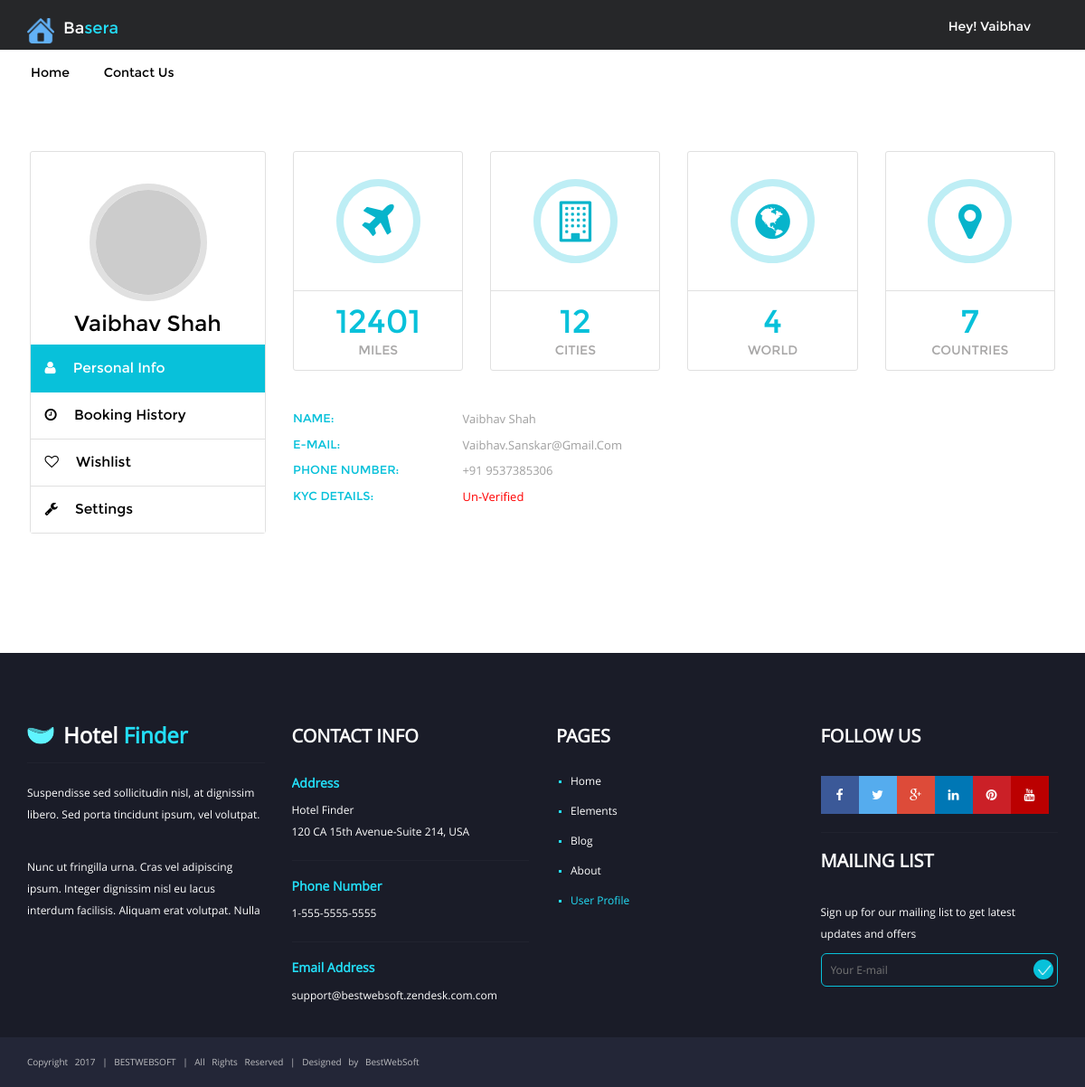
Screenshot of /user-page.php (signed in) with the database file from the repository.
### tables this page shows
CREATE TABLE `customer_master` (
  `CustId` int(11) NOT NULL,
  `CustFirstName` varchar(150) NOT NULL,
  `CustLastName` varchar(150) NOT NULL,
  `CustEmail` varchar(150) NOT NULL,
  `CustPassword` text NOT NULL,
  `CustNumber` bigint(10) NOT NULL,
  `CustKYC` text DEFAULT NULL,
  `KYC_Status` int(1) NOT NULL,
  `CustomerRegistrationDate` datetime NOT NULL DEFAULT current_timestamp()
);

### Maincontroller.php (called while the page is built, shortened)
<?php
class Maincontroller
{
	private $hostName = "localhost";
	private $userName = "root";
	private $password = "";
	private $DBname = "basera";
	private $con;
	public function Connection()
	{
		$this->con = mysqli_connect($this->hostName, $this->userName, $this->password, $this->DBname);
		return $this->con;
	}
	public function DisplayCustomer($id)
	{
		$query  = "SELECT * FROM customer_master WHERE CustId = '$id'";
		$sql    = mysqli_query($this->con, $query);
		$result = mysqli_fetch_assoc($sql);
		return $result;
	}
}
?>

### user-page.php (the view, shortened to what this page needs)
<?php
require_once('Maincontroller.php');
$controller = new Maincontroller();
$data = $controller->DisplayCustomer($_SESSION['CustId']);
?>
<!DOCTYPE html>
<html lang="en">
<head>
	<link href="css/bootstrap.min.css" rel="stylesheet" />
	<link href="css/style.css" rel="stylesheet" />
	<link href="css/ie.css" rel="stylesheet" />
	<link href="css/font-awesome.min.css" rel="stylesheet" />
	<link href="css/jquery-ui.css" rel="stylesheet" />
	<link href="css/owl.carousel.css" rel="stylesheet" />
</head>
<body>
<div class="htlfndr-wrapper htlfndr-user-page">
	<header>
		<?php include('header1.php');?>
		<div class="htlfndr-under-header">
			<nav class="navbar navbar-default">
				<div class="container">
					<div class="collapse navbar-collapse" id="htlfndr-main-nav">
						<ul class="nav navbar-nav">
							<li>
								<a href="index.php">home</a>
							</li>
							<li>
								<a href="contact-us.php">Contact us</a>
							</li>
						</ul>
					</div>
				</div>
			</nav>
		</div>
	</header>
	<div class="container">
		<main id="htlfndr-main-content" role="main">
			<div class="row htlfndr-user-tabs htlfndr-credit-card-page">
				<div class="htlfndr-user-person-navigation-wrapper col-sm-4 col-md-3">
					<div class="htlfndr-user-person-navigation">
						<div class="htlfndr-user-avatar">
							<img src="http://placehold.it/130x130" alt="user avatar"/>
						</div>
						<h3 class="htlfndr-user-name"><?php echo $data['CustFirstName'];
								echo $data['CustLastName'];?></h3>
						<ul role="tablist">
							<li><a href="#htlfndr-user-tab-1"><i class="fa fa-user"></i> personal info</a></li>
							<li><a href="#htlfndr-user-tab-2"><i class="fa fa-clock-o"></i> booking history</a></li>
							<li><a href="#htlfndr-user-tab-4"><i class="fa fa-heart-o"></i> wishlist</a></li>
							<li><a href="#htlfndr-user-tab-5"><i class="fa fa-wrench"></i> settings</a></li>
						</ul>
					</div>
				</div>
				<div class="htlfndr-user-panel col-sm-8 col-md-9 htlfndr-info-page">
					<div id="htlfndr-user-tab-1" class="htlfndr-description-table">
						<div class="row htlfndr-counters">
							<div class="col-md-3 col-sm-6">
								<div class="htlfndr-counter-block">
									<div class="htlfndr-icon-holder"><i class="fa fa-plane"></i></div>
									<dl class="htlfndr-counter-numbers">
										<dt class="htlfndr-count">12467</dt>
										<dd>miles</dd>
									</dl>
								</div>
							</div>
							<div class="col-md-3 col-sm-6">
								<div class="htlfndr-counter-block">
									<div class="htlfndr-icon-holder"><i class="fa fa-building-o"></i></div>
									<dl class="htlfndr-counter-numbers">
										<dt class="htlfndr-count">12</dt>
										<dd>cities</dd>
									</dl>
								</div>
							</div>
							<div class="col-md-3 col-sm-6">
								<div class="htlfndr-counter-block">
									<div class="htlfndr-icon-holder"><i class="fa fa-globe"></i></div>
									<dl class="htlfndr-counter-numbers">
										<dt class="htlfndr-count">4%</dt>
										<dd>world</dd>
									</dl>
								</div>
							</div>
							<div class="col-md-3 col-sm-6">
								<div class="htlfndr-counter-block">
									<div class="htlfndr-icon-holder"><i class="fa fa-map-marker"></i></div>
									<dl class="htlfndr-counter-numbers">
										<dt class="htlfndr-count">7</dt>
										<dd>countries</dd>
									</dl>
								</div>
							</div>
						</div>
						<table class="htlfndr-personal-info-table">
							<tr>
								<th class="htlfndr-scope-row">name:</th>
								<td><?php echo $data['CustFirstName'];
								echo $data['CustLastName'];?></td>
							</tr>
							<tr>
								<th class="htlfndr-scope-row">e-mail:</th>
								<td><?php echo $data['CustEmail'];?></td>
							</tr>
							<tr>
								<th class="htlfndr-scope-row">phone number:</th>
								<td>+91 <?php echo $data['CustNumber'];?></td>
							</tr>
							<tr>
								<th class="htlfndr-scope-row">KYC Details:</th>
								<td>
									<?php
									if($data['KYC_Status'] == 0)
									{
										echo "<font color='red'> Un-Verified </font>";
									}
									else
									{
										echo "<font color='green'> Verified </font>";
									}
									?>
								</td>
							</tr>
						</table>
					</div>
				</div>
			</div>
		</main>
	</div>
	<footer class="htlfndr-footer">
		<div class="widget-wrapper">
			<div class="container">
				<div class="row">
					<aside class="col-xs-12 col-sm-6 col-md-3 htlfndr-widget-column">
						<div class="widget">
							<a class="htlfndr-logo navbar-brand" href="#">
								<img src="images/logo.png" height="20" width="30" alt="Logo" />
								<p class="htlfndr-logo-text">hotel <span>finder</span></p>
							</a>
							<hr />
							<p>Suspendisse sed sollicitudin nisl, at dignissim libero. Sed porta tincidunt ipsum, vel volutpat.</p>
							<br />
							<p>Nunc ut fringilla urna. Cras vel adipiscing ipsum. Integer dignissim nisl eu lacus interdum facilisis. Aliquam erat volutpat. Nulla</p>
						</div>
					</aside>
					<aside class="col-xs-12 col-sm-6 col-md-3 htlfndr-widget-column">
						<div class="widget">
							<h3 class="widget-title">contact info</h3>
							<h5>address</h5>
							<p>Hotel Finder	<br />120 CA 15th Avenue-Suite 214, USA</p>
							<hr />
							<h5>phone number</h5>
							<p>1-555-5555-5555</p>
							<hr />
							<h5>email address</h5>
							<p>support@bestwebsoft.zendesk.com.com</p>
						</div>
					</aside>
					<aside class="col-xs-12 col-sm-6 col-md-3 htlfndr-widget-column">
						<div class="widget">
							<h3 class="widget-title">pages</h3>
							<ul class="menu">
								<li class="menu-item"><a href="index.php">home</a></li>
								<li class="menu-item"><a href="elements.php">elements</a></li>
								<li class="menu-item"><a href="blog-index.php">blog</a></li>
								<li class="menu-item"><a href="about-us.php">about</a></li>
								<li class="menu-item active"><a href="user-page.php">user profile</a></li>
							</ul>
						</div>
					</aside>
					<aside class="col-xs-12 col-sm-6 col-md-3 htlfndr-widget-column">
						<div class="widget">
							<h3 class="widget-title">follow us</h3>
							<div class="htlfndr-follow-plugin">
								<a href="https://www.facebook.com/bestwebsoft/" target="_blank" class="htlfndr-follow-button button-facebook"></a>
								<a href="https://twitter.com/bestwebsoft" target="_blank" class="htlfndr-follow-button button-twitter"></a>
								<a href="https://plus.google.com/+Bestwebsoft" target="_blank" class="htlfndr-follow-button button-google-plus"></a>
								<a href="https://www.linkedin.com/company/bestwebsoft/" target="_blank" class="htlfndr-follow-button button-linkedin"></a>
								<a href="#" class="htlfndr-follow-button button-pinterest"></a>
								<a href="https://www.youtube.com/bestwebsoft" target="_blank" class="htlfndr-follow-button button-youtube"></a>
							</div>
							<hr />
							<h3 class="widget-title">mailing list</h3>
							<p>Sign up for our mailing list to get latest updates and offers</p>
							<form action="/">
								<input type="email" placeholder="Your E-mail" />
								<input type="submit" />
							</form>
						</div>
					</aside>
				</div>
			</div>
		</div>
		<div class="htlfndr-copyright">
			<div class="container" role="contentinfo">
				<p>Copyright 2017 | BESTWEBSOFT | All Rights Reserved | Designed by BestWebSoft</p>
			</div>
		</div>
	</footer>
</div>
</body>
</html>

### rows the page displays
customer_master: CustFirstName "Vaibhav", CustLastName "Shah", CustEmail "Vaibhav.sanskar@gmail.com", CustNumber "9537385306"

### other values shown
$_SESSION['CustName'] "Vaibhav"
